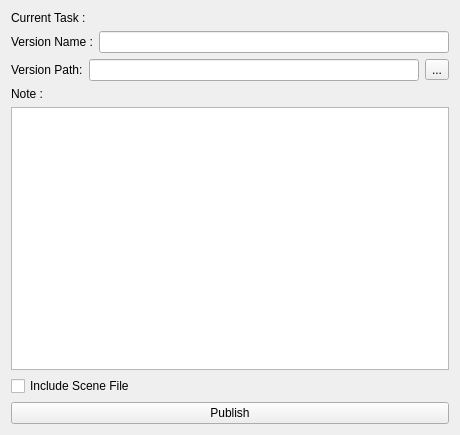
<?xml version="1.0" encoding="UTF-8"?>
<ui version="4.0">
 <class>Form</class>
 <widget class="QWidget" name="Form">
  <property name="geometry">
   <rect>
    <x>0</x>
    <y>0</y>
    <width>460</width>
    <height>435</height>
   </rect>
  </property>
  <property name="windowTitle">
   <string>Form</string>
  </property>
  <layout class="QGridLayout" name="gridLayout">
   <item row="0" column="0">
    <widget class="QLabel" name="task_LB">
     <property name="text">
      <string>Current Task :</string>
     </property>
    </widget>
   </item>
   <item row="1" column="0">
    <layout class="QHBoxLayout" name="horizontalLayout">
     <item>
      <widget class="QLabel" name="vers_name_LB">
       <property name="text">
        <string>Version Name :</string>
       </property>
      </widget>
     </item>
     <item>
      <widget class="QLineEdit" name="vers_name_LE"/>
     </item>
    </layout>
   </item>
   <item row="2" column="0">
    <layout class="QHBoxLayout" name="horizontalLayout_2">
     <item>
      <widget class="QLabel" name="label_2">
       <property name="text">
        <string>Version Path:</string>
       </property>
      </widget>
     </item>
     <item>
      <widget class="QLineEdit" name="vers_path_LE"/>
     </item>
     <item>
      <widget class="QToolButton" name="vers_path_TB">
       <property name="text">
        <string>...</string>
       </property>
      </widget>
     </item>
    </layout>
   </item>
   <item row="3" column="0">
    <layout class="QVBoxLayout" name="verticalLayout">
     <item>
      <widget class="QLabel" name="notes_LB">
       <property name="text">
        <string>Note :</string>
       </property>
      </widget>
     </item>
     <item>
      <widget class="QPlainTextEdit" name="notes_TE"/>
     </item>
    </layout>
   </item>
   <item row="4" column="0">
    <widget class="QCheckBox" name="include_scene_CBx">
     <property name="text">
      <string>Include Scene File</string>
     </property>
    </widget>
   </item>
   <item row="5" column="0">
    <widget class="QPushButton" name="publish_PB">
     <property name="text">
      <string>Publish</string>
     </property>
    </widget>
   </item>
  </layout>
 </widget>
 <resources/>
 <connections/>
</ui>
